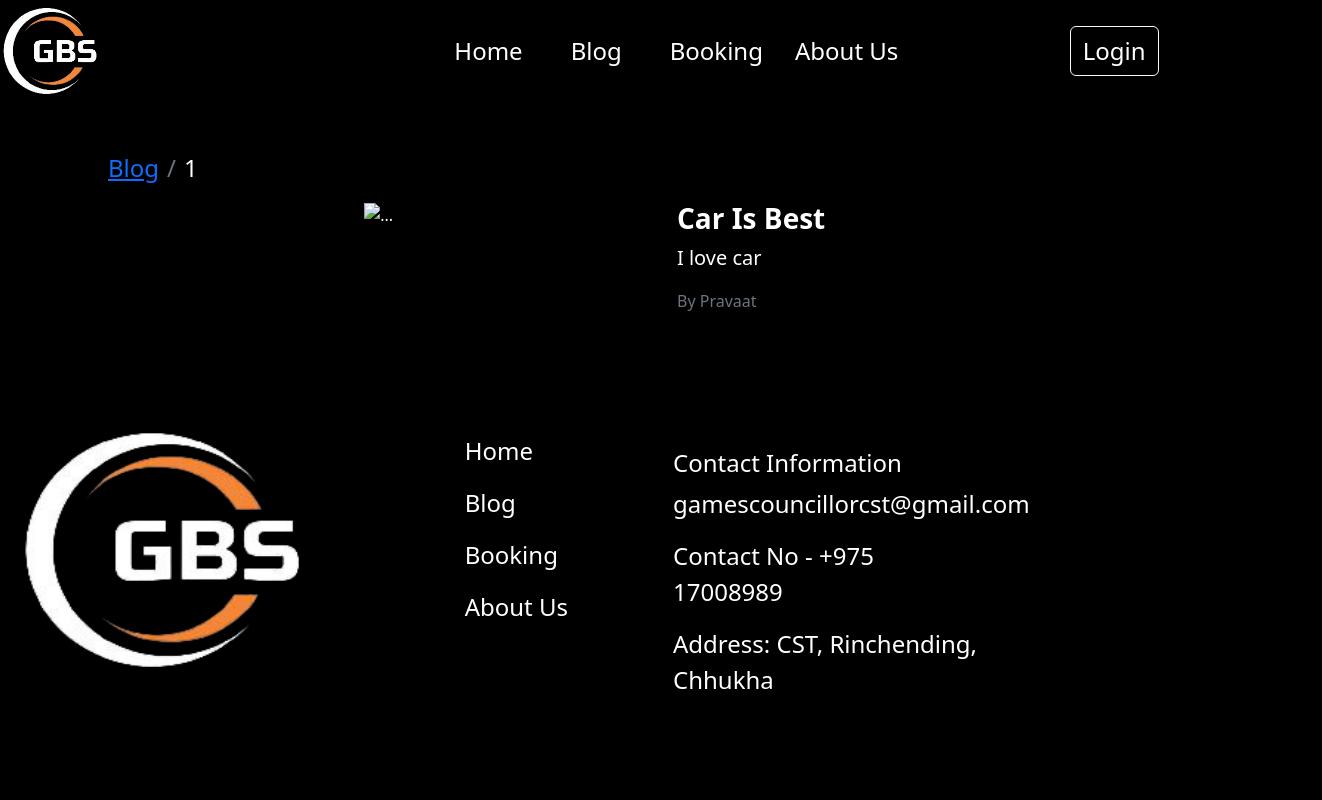
The app's page /blog/1, older data.
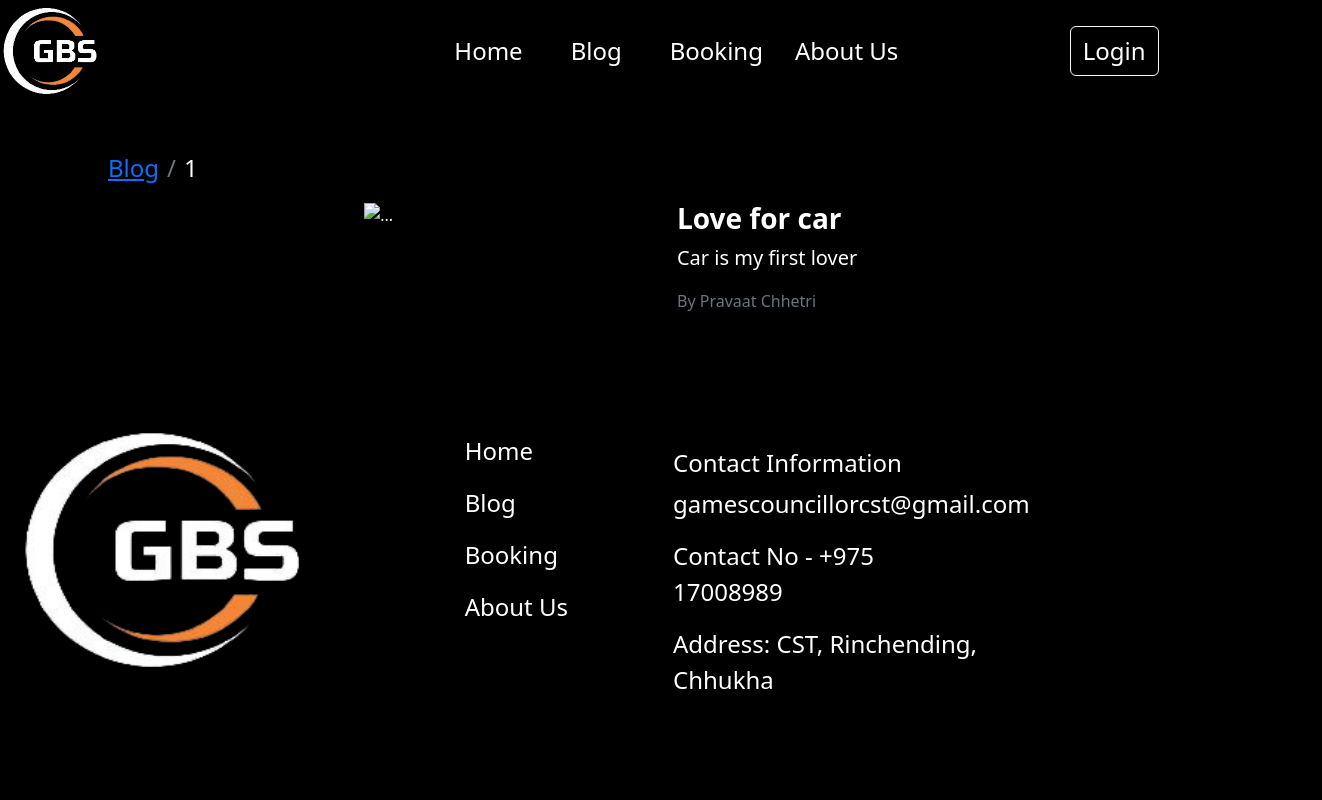
The same page, newer data.
### models.py (models this page shows, shortened)
class Blogs(db.Model):
    BId = db.Column(db.Integer, primary_key=True, autoincrement=True)
    title = db.Column(db.String(100), nullable=False)
    content = db.Column(db.Text, nullable=False)
    author = db.Column(db.String(100), nullable=False)
    image = db.Column(db.Text, nullable=False)
    mimetype = db.Column(db.Text, nullable=False)
    date_created = db.Column(db.DateTime, nullable=False, default=datetime.utcnow)

### app.py (the view)
@app.route('/blog/<int:id>')
def blog_detail(id):
    if 'role' in session:
        _blog=Blogs.query.filter_by(BId=id).first()
        return render_template('blog_disp.html',data={'role_status':session['LogAs'],'blog':_blog})
    else:
        blog=Blogs.query.filter_by(BId=id).first()
        return render_template('blog_disp.html', data={'b': 'active','blog':blog})

### templates/blog_disp.html (shortened to what this page needs)
{%extends 'index.html'%}
{%block content%}
<div class="my-5 bg-black text-bg-light container-fluid row text-center">
    <nav aria-label="breadcrumb">
        <ol class="breadcrumb ms-5">
          <li class="breadcrumb-item nav-item fs-4 ms-5"><a class="nav-item" href="\blog">Blog</a></li>
          <li class="breadcrumb-item nav-item fs-4">{{data.blog.BId}}</li>
        </ol>
      </nav>
    <div class="col-lg-1"></div>
    <div class="col-lg-5">
        <img src="/blog/img/{{data.blog.BId}}" class="img-fluid" alt="...">
    </div>
    <div class="col-lg-5 text-center">
        <div class="col-lg-10 col-sm-12 px-3">
            <h1 class="text-start fs-3"><b> {{data.blog.title}} </b></h1>
            <p class="text-start fs-5">{{data.blog.content}}</p>
            <p class="text-start text-muted">By {{data.blog.author}}</p>
        </div>
    </div>
</div>
{%endblock%}

Row changes from the older to the newer data that the page shows:
changed Blogs id 1: blog "Car Is Best" → "Love for car"; blog.content "I love car" → "Car is my first lover"; blog.author "Pravaat" → "Pravaat Chhetri"
